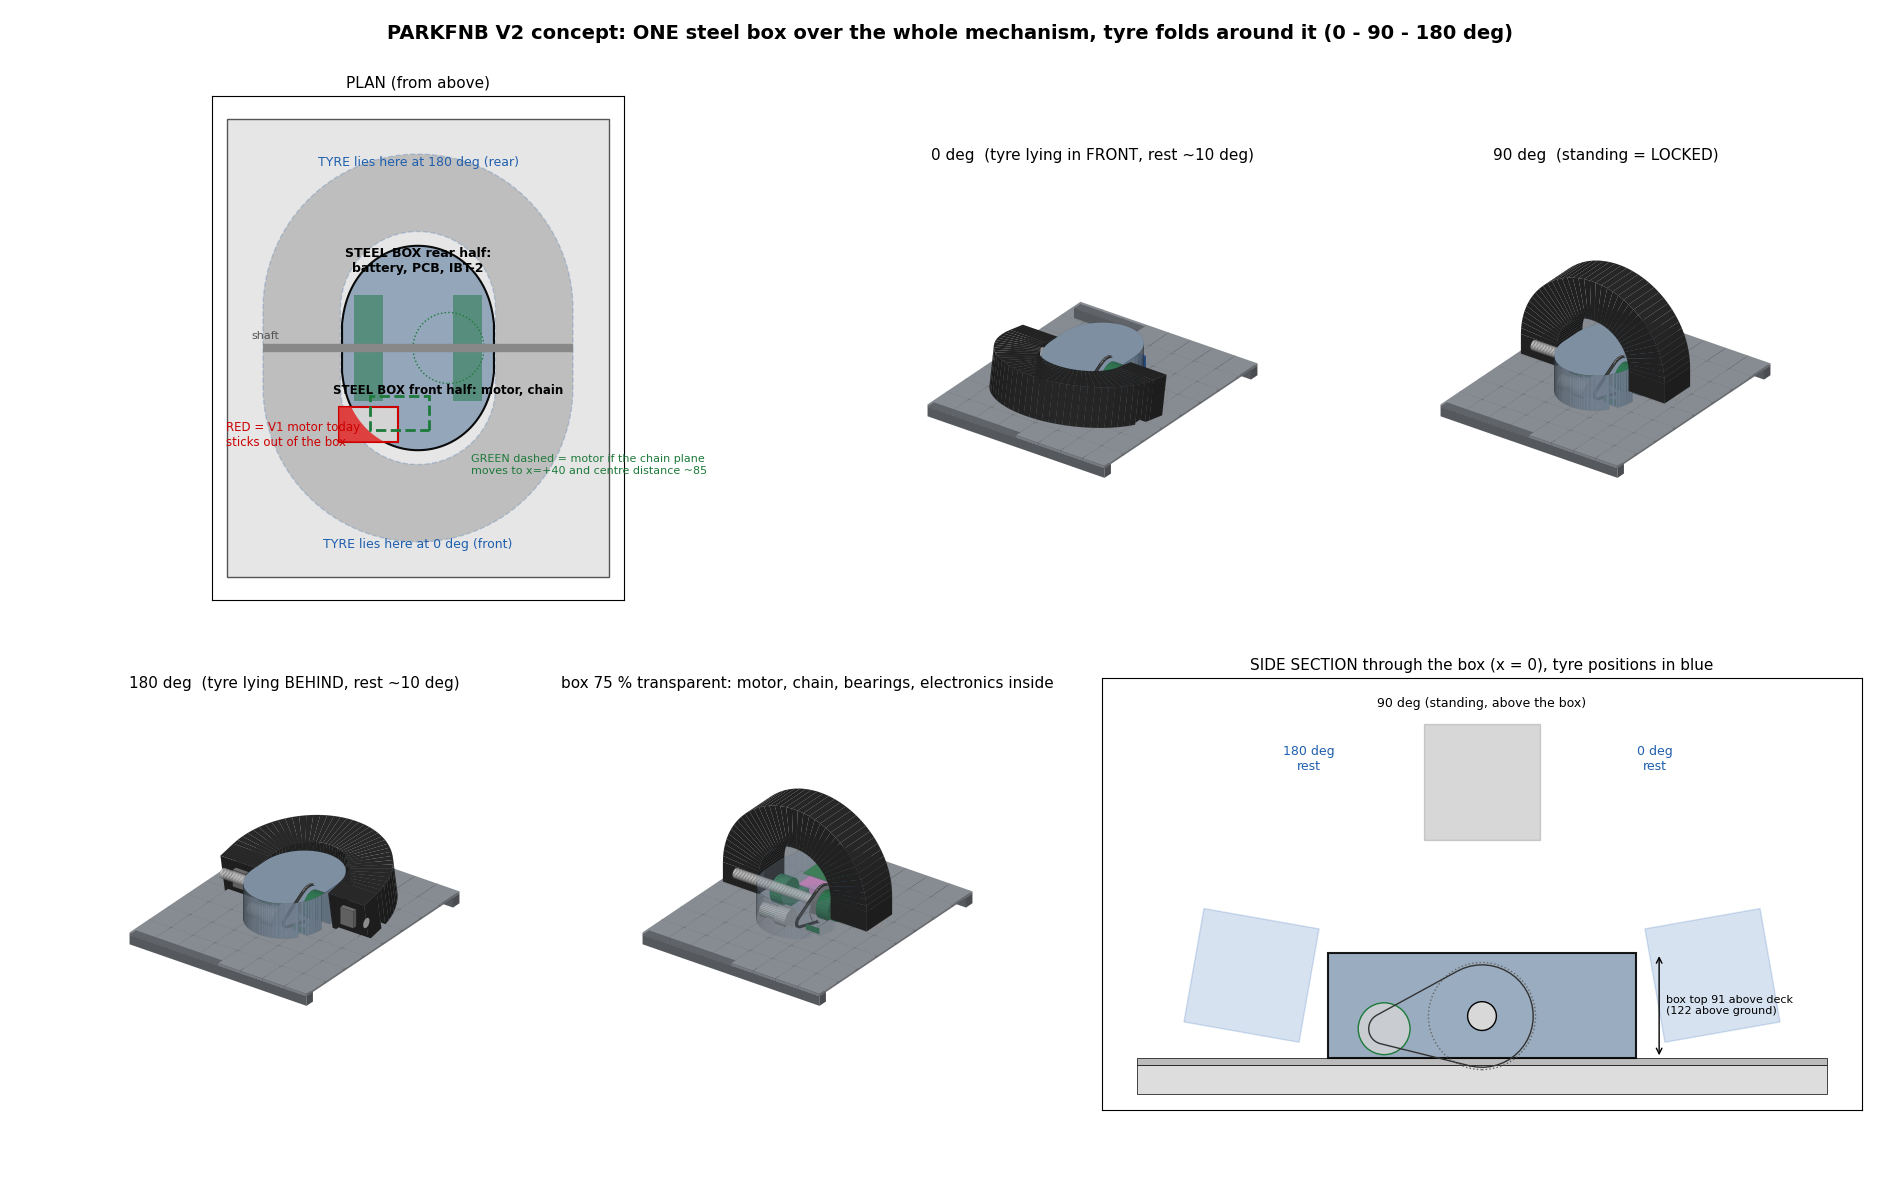

Here is the Python script that generated this plot:
"""PARKFNB V2 - CONCEPT VISUAL (not a drawing set): one steel box over the whole mechanism, tyre folds around it.

Idea (user): 0-180 deg motion.  One rectangular steel box covers motor, bearings, chain, sprocket (and electronics).
The tyre arch folds into the semicircular space around the box: at 0 deg it lies in FRONT of the shaft, at 180 deg
BEHIND it, at 90 deg it stands up.  This script draws that idea and CHECKS numbers (does the V1 motor fit inside
the tyre's semicircle?  does the tyre sweep clear the box?) so we both see the same thing before the real drawings.

Run:  python concept_visual.py      ->  concept_visual.png + printed clearance table
Coordinates: mm, x along the shaft, y front(-)/rear(+), z up, z=0 top of the deck.  Values are the Rev E estimates
(E = estimated from photos, verify on V1).
"""
import math
import os
import sys

import numpy as np
import matplotlib
matplotlib.use("Agg")
import matplotlib.pyplot as plt
from matplotlib.patches import Polygon as MPoly, Rectangle, Circle
from shapely.geometry import Polygon, Point, box as sbox
from shapely import affinity

HERE = os.path.dirname(os.path.abspath(__file__))
sys.path.insert(0, os.path.dirname(HERE))
import cadlib
from cadlib import Model, render_iso

# ---- V1 mechanism (kept) --------------------------------------------------------------------------------------
ZS = 36.5                     # shaft axis above deck (UCP205 centre height)
RO, RI, LEG, TW = 203.0, 101.5, 51.0, 100.0        # tyre: outer R, inner R, leg length, thickness (E)
BRG_X, BRG_A, BRG_L = 65.0, 38.0, 140.0
MOTOR_Y, MOTOR_Z = -100.0, 25.5                     # V1 motor centre (E)
GB_D, CAN_D, MOTOR_LEN, MOTOR_OUT = 45.0, 36.0, 77.5, 26.0
OD_B = 93.0                   # big sprocket OD (44 T #25, E)
SPK_X = 0.0                   # chain plane (x) - option below moves it
REST = 10.0                   # tyre rest angle (E - measure on V1)
GROUND, PLATE = -31.0, -6.0
MARGIN = 8.0                  # clearance box <-> tyre
cadlib.ZS = ZS


def tyre_u(sign):
    """Plan outline of the tyre lying toward sign*y (U shape: legs + semicircle), polygon."""
    n = 60
    out = [(RO, 0), (RO, LEG)] + [(RO * math.cos(t), LEG + RO * math.sin(t)) for t in np.linspace(0, math.pi, n)] + [(-RO, LEG), (-RO, 0)]
    inn = [(-RI, 0), (-RI, LEG)] + [(RI * math.cos(t), LEG + RI * math.sin(t)) for t in np.linspace(math.pi, 0, n)] + [(RI, LEG), (RI, 0)]
    return Polygon([(a, sign * b) for a, b in out + inn]).buffer(0)


TOP = 91.0                    # box top above the deck: big sprocket top (83) + 5 mm plate + 3 mm gap
SWEEP_MARGIN = 8.0            # radial clearance box corner <-> tyre inner edge while the tyre swings


def y_lim(x):
    """Longest the box may be at lateral position x: the box top corner must stay SWEEP_MARGIN inside the tyre's inner edge,
    measured as radius from the shaft axis (the tyre inner edge is at LEG + sqrt(RI^2 - x^2) from the axis)."""
    if abs(x) >= RI:
        return 0.0
    d_in = LEG + math.sqrt(RI ** 2 - x ** 2) - SWEEP_MARGIN
    zr = TOP - ZS
    return math.sqrt(max(d_in ** 2 - zr ** 2, 0.0))


def box_plan(min_len=30.0):
    xs = [x for x in np.linspace(0, RI, 400) if y_lim(x) >= min_len]
    xw = max(xs)
    grid = np.linspace(-xw, xw, 120)
    rear = [(x, y_lim(x)) for x in grid[::-1]]
    front = [(x, -y_lim(x)) for x in grid]
    return Polygon(rear + front)


def motor_poly(spk_x, cy):
    xf = spk_x - MOTOR_OUT
    return sbox(xf - MOTOR_LEN, cy - GB_D / 2, xf, cy + GB_D / 2)


def analyse(spk_x, cy, label):
    box_poly = box_plan()
    m = motor_poly(spk_x, cy)
    out = m.difference(box_poly)
    over = max([Point(c).distance(box_poly) for c in m.exterior.coords]) if not out.is_empty else 0.0
    tyre_gap = min(box_poly.distance(tyre_u(-1)), box_poly.distance(tyre_u(1)))
    brg = [sbox(sx * BRG_X - BRG_A / 2, -BRG_L / 2, sx * BRG_X + BRG_A / 2, BRG_L / 2) for sx in (-1, 1)]
    brg_out = max(b.difference(box_poly).area for b in brg)
    return dict(label=label, box=box_poly, motor=m, tyre_gap=tyre_gap, overflow=over, out=out, spk_x=spk_x, cy=cy,
                brg_out=brg_out, xw=box_poly.bounds[2])

def vprism(M, name, color, poly, z0, z1, alpha=1.0):
    pts = list(poly.exterior.coords)[:-1]
    if Polygon(pts).exterior.is_ccw is False:
        pts = pts[::-1]
    n = len(pts)
    v = [(x, y, z0) for x, y in pts] + [(x, y, z1) for x, y in pts]
    f = [list(range(n - 1, -1, -1)), list(range(n, 2 * n))] + [[i, (i + 1) % n, n + (i + 1) % n, n + i] for i in range(n)]
    M.add(name, color, v, f, alpha)


def chain_poly(c1, r1, c2, r2, n=30):
    (x1, y1), (x2, y2) = c1, c2
    d = math.hypot(x2 - x1, y2 - y1)
    base = math.atan2(y2 - y1, x2 - x1)
    beta = math.acos((r1 - r2) / d)
    pts = [(x1 + r1 * math.cos(t), y1 + r1 * math.sin(t)) for t in np.linspace(base + beta, base + 2 * math.pi - beta, n)]
    pts += [(x2 + r2 * math.cos(t), y2 + r2 * math.sin(t)) for t in np.linspace(base - beta, base + beta, n // 2)]
    pts.append(pts[0])
    return pts


def build(theta, case, box_alpha=1.0):
    spk, cy = case["spk_x"], case["cy"]
    M = Model()
    xs = np.linspace(-250, 250, 9)
    ys = np.linspace(-300, 300, 9)
    for a, b in zip(xs[:-1], xs[1:]):
        for c, d in zip(ys[:-1], ys[1:]):
            M.box("deck", "#9aa0a6", a, b, c, d, PLATE, 0)
    M.box("frame", "#6d7177", -250, 250, -300, -275, GROUND, PLATE)
    M.box("frame", "#6d7177", -250, 250, 275, 300, GROUND, PLATE)
    vprism(M, "steel_box", "#8fa3b8", case["box"], 0, TOP, box_alpha)
    for sx in (-1, 1):
        cx = sx * BRG_X
        M.box("bearing", "#2f7d53", cx - BRG_A / 2, cx + BRG_A / 2, -BRG_L / 2, BRG_L / 2, 0, 15)
        M.cyl("bearing", "#2f7d53", (0, ZS), 34.5, cx - 17, cx + 17, "x")
    M.cyl("shaft", "#d0d0d0", (0, ZS), 12.5, -203, 203, "x")
    M.cyl("sprocket", "#8f8f8f", (0, ZS), OD_B / 2, spk - 1.5, spk + 1.5, "x", n=40)
    xf = spk - MOTOR_OUT
    M.cyl("gearbox", "#bfc3c7", (cy, MOTOR_Z), GB_D / 2, xf - 33, xf, "x")
    M.cyl("motor", "#c9ccd0", (cy, MOTOR_Z), CAN_D / 2, xf - 77.5, xf - 33, "x")
    path = chain_poly((0, ZS), 44.5, (cy, MOTOR_Z), 13.4, 20)
    for (a, b), (c, d) in zip(path[:-1], path[1:]):
        L = math.hypot(c - a, d - b)
        if L > 0.1:
            nx, nz = -(d - b) / L * 2, (c - a) / L * 2
            v = [(spk - 3, a - nx, b - nz), (spk - 3, c - nx, d - nz), (spk - 3, c + nx, d + nz), (spk - 3, a + nx, b + nz),
                 (spk + 3, a - nx, b - nz), (spk + 3, c - nx, d - nz), (spk + 3, c + nx, d + nz), (spk + 3, a + nx, b + nz)]
            M.add("chain", "#3a3a3a", v, [[0, 1, 2, 3], [4, 7, 6, 5], [0, 4, 5, 1], [1, 5, 6, 2], [2, 6, 7, 3], [3, 7, 4, 0]])
    M.box("battery", "#e48bd0", -70, 6, 60, 118, 3, 24)
    M.box("ibt2", "#2b66b3", 20, 70, 62, 112, 3, 46)
    M.box("pcb", "#2f8a4a", -55, 45, 60, 120, 56, 58)
    for sx in (-1, 1):
        M.box("arm_bracket", "#7b7b7b", sx * 152 - 18, sx * 152 + 18, -6, 6, ZS - 22, ZS + 22)
    M.uarch("tyre", "#2b2b2b", theta, RO, RI, LEG, TW, ZS)
    return M


def main():
    a = analyse(0.0, MOTOR_Y, "A  V1 as it is today (chain plane x=0, motor y=-100)")
    b = analyse(40.0, -85.0, "B  chain plane moved to x=+40, motor centre y=-85")
    print(f"box top {TOP:.0f} above deck, sweep margin {SWEEP_MARGIN:.0f} mm, box plan half-width {a['xw']:.0f} mm, "
          f"length at x=0: {2 * y_lim(0):.0f} mm")
    for c in (a, b):
        print(f"{c['label']:<56} motor sticks out by {c['overflow']:5.1f} mm   bearing feet outside box {c['brg_out']:.0f} mm2   "
              f"box-to-tyre (plan) {c['tyre_gap']:.0f} mm")
    # numeric sweep check: tyre swings 10..170 deg, minimum distance to the box top corner (y-z section at several x)
    print("tyre sweep vs box top corner (min distance while swinging 10 -> 170 deg):")
    for x in (0.0, 40.0, 80.0, 90.0):
        yl = y_lim(x)
        if yl <= 0:
            continue
        dmin = 1e9
        for th in np.linspace(REST, 180 - REST, 80):
            t = math.radians(th)
            d = (-math.cos(t), math.sin(t))
            nrm = (math.sin(t), math.cos(t))
            d_in = LEG + math.sqrt(max(RI ** 2 - x ** 2, 0))
            d_out = LEG + math.sqrt(max(RO ** 2 - x ** 2, 0))
            band = Polygon([(aa * d[0] + bb * nrm[0], ZS + aa * d[1] + bb * nrm[1])
                            for aa, bb in ((d_in, -TW / 2), (d_out, -TW / 2), (d_out, TW / 2), (d_in, TW / 2))])
            dmin = min(dmin, band.distance(sbox(-yl, 0, yl, TOP)))
        print(f"  x={x:>4.0f}: box half-length {yl:6.1f}   min distance to the swinging tyre {dmin:5.1f} mm")

    fig = plt.figure(figsize=(19, 12))
    fig.suptitle("PARKFNB V2 concept: ONE steel box over the whole mechanism, tyre folds around it (0 - 90 - 180 deg)",
                 fontsize=14, weight="bold")
    ax = fig.add_axes([0.02, 0.50, 0.40, 0.42])
    ax.set_aspect("equal")
    ax.set_xlim(-270, 270)
    ax.set_ylim(-330, 330)
    ax.add_patch(Rectangle((-250, -300), 500, 600, fc="#e6e6e6", ec="#555"))
    for sign in (-1, 1):
        ax.add_patch(MPoly(list(tyre_u(sign).exterior.coords), fc="#333", alpha=0.22, ec="#1f5fae", ls="--", lw=1))
    ax.add_patch(MPoly(list(a["box"].exterior.coords), fc="#8fa3b8", ec="k", lw=1.5, alpha=0.95))
    ax.plot([-203, 203], [0, 0], color="#888", lw=6, solid_capstyle="butt")
    for sx in (-1, 1):
        ax.add_patch(Rectangle((sx * BRG_X - BRG_A / 2, -BRG_L / 2), BRG_A, BRG_L, fc="#2f7d53", alpha=0.6))
    ax.add_patch(MPoly(list(a["motor"].exterior.coords), fc="#d4d4d4", ec="#c00", lw=1.5))
    for g in (a["out"].geoms if hasattr(a["out"], "geoms") else [a["out"]]):
        if not g.is_empty:
            ax.add_patch(MPoly(list(g.exterior.coords), fc="#e03030", ec="none", alpha=0.9))
    ax.add_patch(MPoly(list(b["motor"].exterior.coords), fc="none", ec="#1d7a3a", lw=2, ls="--"))
    ax.add_patch(Circle((40, 0), OD_B / 2, fc="none", ec="#1d7a3a", ls=":"))
    ax.text(0, 238, "TYRE lies here at 180 deg (rear)", ha="center", color="#1f5fae", fontsize=9)
    ax.text(0, -262, "TYRE lies here at 0 deg (front)", ha="center", color="#1f5fae", fontsize=9)
    ax.text(0, 100, "STEEL BOX rear half:\nbattery, PCB, IBT-2", ha="center", fontsize=9, weight="bold")
    ax.text(40, -60, "STEEL BOX front half: motor, chain", ha="center", fontsize=8.5, weight="bold")
    ax.text(-252, -128, "RED = V1 motor today\nsticks out of the box", color="#c00", fontsize=8.5, ha="left")
    ax.text(70, -165, "GREEN dashed = motor if the chain plane\nmoves to x=+40 and centre distance ~85", color="#1d7a3a", fontsize=8)
    ax.text(-200, 12, "shaft", ha="center", fontsize=8, color="#555")
    ax.set_title("PLAN (from above)", fontsize=11)
    ax.set_xticks([])
    ax.set_yticks([])

    def pane(rect, theta, title, alpha=1.0, case=b):
        p_ = fig.add_axes(rect)
        p_.set_xlim(0, 100)
        p_.set_ylim(0, 70)
        p_.set_aspect("equal")
        p_.axis("off")
        render_iso(p_, build(theta, case, box_alpha=alpha), 50, 28, 0.085, cam=(0.9, -1.25, 0.85))
        p_.set_title(title, fontsize=11)

    pane([0.44, 0.50, 0.27, 0.42], REST, f"0 deg  (tyre lying in FRONT, rest ~{REST:.0f} deg)")
    pane([0.71, 0.50, 0.27, 0.42], 90, "90 deg  (standing = LOCKED)")
    pane([0.02, 0.06, 0.27, 0.42], 180 - REST, f"180 deg  (tyre lying BEHIND, rest ~{REST:.0f} deg)")
    pane([0.29, 0.06, 0.27, 0.42], 90, "box 75 % transparent: motor, chain, bearings, electronics inside", alpha=0.25)
    sa = fig.add_axes([0.58, 0.07, 0.40, 0.37])
    sa.set_aspect("equal")
    sa.set_xlim(-330, 330)
    sa.set_ylim(-45, 330)
    sa.add_patch(Rectangle((-300, PLATE), 600, -PLATE, fc="#bbb", ec="k", lw=0.5))
    sa.add_patch(Rectangle((-300, GROUND), 600, PLATE - GROUND, fc="#ddd", ec="k", lw=0.5))
    yl0 = y_lim(0.0)
    sa.add_patch(Rectangle((-yl0, 0), 2 * yl0, TOP, fc="#8fa3b8", ec="k", lw=1.5, alpha=0.9))
    sa.add_patch(Circle((0, ZS), 12.5, fc="#d8d8d8", ec="k"))
    sa.add_patch(Circle((0, ZS), OD_B / 2, fc="none", ec="#666", ls=":"))
    sa.add_patch(Circle((b["cy"], MOTOR_Z), GB_D / 2, fc="#c9ccd0", ec="#1d7a3a"))
    cp = chain_poly((0, ZS), 44.5, (b["cy"], MOTOR_Z), 13.4)
    sa.plot([q[0] for q in cp], [q[1] for q in cp], color="#333", lw=1)
    for th, col in ((REST, "#1f5fae"), (90, "#222"), (180 - REST, "#1f5fae")):
        t = math.radians(th)
        d = (-math.cos(t), math.sin(t))
        nrm = (math.sin(t), math.cos(t))
        a0, a1 = LEG + RI, LEG + RO
        pts = [(u * d[0] + v * nrm[0], ZS + u * d[1] + v * nrm[1]) for u, v in ((a0, -TW / 2), (a1, -TW / 2), (a1, TW / 2), (a0, TW / 2))]
        sa.add_patch(MPoly(pts, fc=col, alpha=0.18, ec=col, lw=1))
    sa.annotate("", xy=(yl0 + 20, 0), xytext=(yl0 + 20, TOP), arrowprops=dict(arrowstyle="<->"))
    sa.text(yl0 + 26, TOP / 2, f"box top {TOP:.0f} above deck\n({TOP - GROUND:.0f} above ground)", fontsize=8, va="center")
    sa.text(-150, 250, "180 deg\nrest", color="#1f5fae", ha="center", fontsize=9)
    sa.text(150, 250, "0 deg\nrest", color="#1f5fae", ha="center", fontsize=9)
    sa.text(0, 305, "90 deg (standing, above the box)", ha="center", fontsize=9)
    sa.set_title("SIDE SECTION through the box (x = 0), tyre positions in blue", fontsize=11)
    sa.set_xticks([])
    sa.set_yticks([])
    fig.savefig(os.path.join(HERE, "concept_visual.png"), dpi=100)
    print("wrote", os.path.join(HERE, "concept_visual.png"))


if __name__ == "__main__":
    main()
